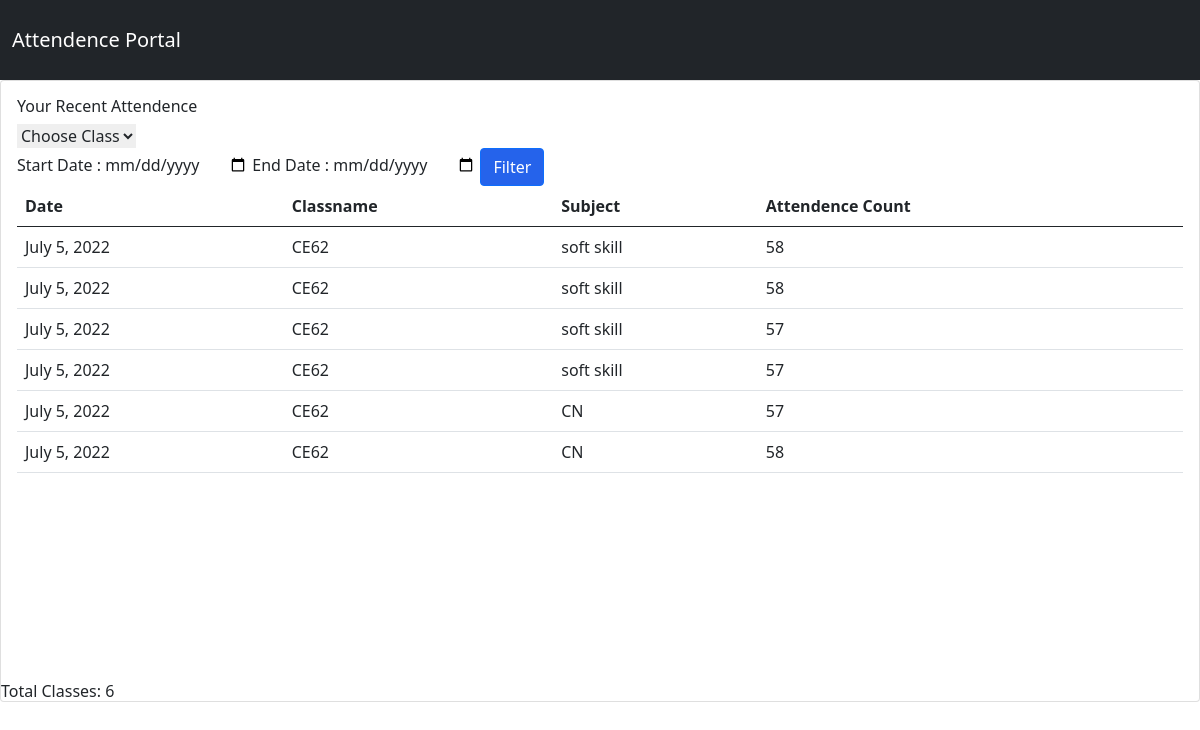
Screenshot of /teacher/dashboard/ (signed in) with the database file from the repository.
### app/models.py (models this page shows)
class ClassAttendence(models.Model):
    classname = models.ForeignKey(Class,on_delete=models.CASCADE)
    subjectname = models.ForeignKey(Subject,on_delete=models.CASCADE)
    date = models.DateTimeField()
    uploaded_by = models.ForeignKey(User,on_delete=models.CASCADE,null= True)
    students_present = models.IntegerField(default=0)

class Class(models.Model):
    classname = models.CharField(max_length=20)
    def __str__(self):
        return (self.classname)

class Subject(models.Model):
    subjectname = models.CharField(max_length=20)
    classname = models.ForeignKey(Class,on_delete=models.CASCADE)
    teacher = models.ForeignKey(User, on_delete=models.CASCADE, )
    def __str__(self):
        return (self.subjectname)

### app/views.py (the view)
# urls.py: path('teacher/dashboard/', views.TeacherDashboard, name="teacher-dashboard"),
def TeacherDashboard(request):
    classes = Class.objects.all()
    attendence = ClassAttendence.objects.filter(uploaded_by=request.user).reverse()
    if request.method == 'POST':
        startdate = request.POST.get('startdate')
        enddate = request.POST.get('enddate')
        attendence = ClassAttendence.objects.filter(uploaded_by=request.user).filter(date__range=[startdate, enddate])
    return render(request, 'teacherDashboard.html', {'attendence': attendence, 'classes': classes})

### app/templatetags/teachertags.py (called while the page is built)
@register.filter(name='has_group')
def has_group(user, group_name):
    return user.groups.filter(name=group_name).exists()

### app/templates/teacherDashboard.html (shortened to what this page needs)
{% extends 'base.html' %}
{% load static %}
{% block body %}
<div class="card transictions">
                    <div class="card-body">
                        <h4 class="card-title">Your Recent Attendence</h4>
                        <form method="get" action='/classfilter' id='class-filter'>
                            <select class="custom-select" id="inputGroupSelect01" name="classname" placeholder="Filter" onChange="document.getElementById('class-filter').submit();" >
                            <option selected>Choose Class</option>
                          </select>
                          </form>
                          <form class="form" action="/teacher/dashboard/" method="post">
                            <label>Start Date : </label>
                            <input type="date" name="startdate"  />
                            <label>End Date : </label>
                            <input type="date" name="enddate"  />
                            <button class="btn btn-primary bg-blue-600 " type="submit">Filter </button>
                            </form>
                        <div class="table-responsive"  style="height : 60vh;overflow-y:scroll">
                            <table class="table" name="table">
                                <thead>
                                    <tr>
                                        <th>Date</th>
                                        <th>Classname</th>
                                        <th>Subject</th>
                                        <th>Attendence Count</th>
                                    </tr>
                                </thead>
                                <tbody>
                                  {% for data in attendence %}
                                    <tr>
                                        <td>{{data.date.date}}</td>
                                        <td>{{data.classname}}</td>
                                        <td>{{data.subjectname}}</td>
                                        <td>{{data.students_present}}</td>
                                    </tr>
                                    {% endfor %}
                                </tbody>
                            </table>
                        </div>
                    </div>
                    <h5 class="total" >Total Classes: {{attendence | length}}</h5>
                </div>
{% endblock body %}

### rows the page displays
ClassAttendence: date "July 5, 2022", classname "CE62", subjectname "soft skill", students_present "58"
ClassAttendence: date "July 5, 2022", classname "CE62", subjectname "soft skill", students_present "58"
ClassAttendence: date "July 5, 2022", classname "CE62", subjectname "soft skill", students_present "57"
ClassAttendence: date "July 5, 2022", classname "CE62", subjectname "soft skill", students_present "57"
ClassAttendence: date "July 5, 2022", classname "CE62", subjectname "CN", students_present "57"
ClassAttendence: date "July 5, 2022", classname "CE62", subjectname "CN", students_present "58"

### other values shown
{{ attendence | length }} "6"
